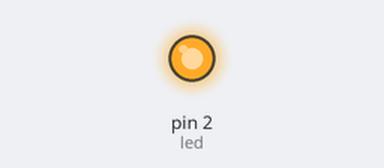
Simulated run of this sketch. Board: Arduino Uno, built with avr-gcc and run on an emulated ATmega328P. Shown: output pins drawn as LEDs (lit = HIGH).

Above: at 1.5 s.
At 4.0 s:
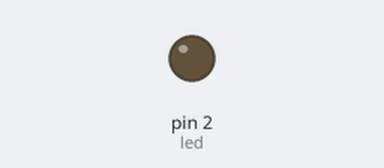
Timing chart, 0 to 6.5 s (numbered marks = the images above):
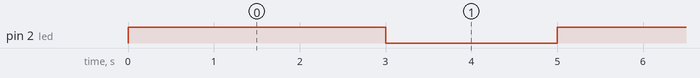

The sketch:

sketch_jul20a-PWM.ino
```cpp
int led = 2;

void setup() {
  // put your setup code here, to run once:
  pinMode(led, OUTPUT);
  Serial.begin(9600);
}

void loop() {
  analogWrite(led, 255);
  delay(1000);
  analogWrite(led, 205);
  delay(1000);
  analogWrite(led, 155);
  delay(1000);
  analogWrite(led, 105);
  delay(1000);
  analogWrite(led, 55);
  delay(1000);
}
```

Measured:
- by itself, pin 2 (led): alternates HIGH for 3.0 s and LOW for 2.0 s
